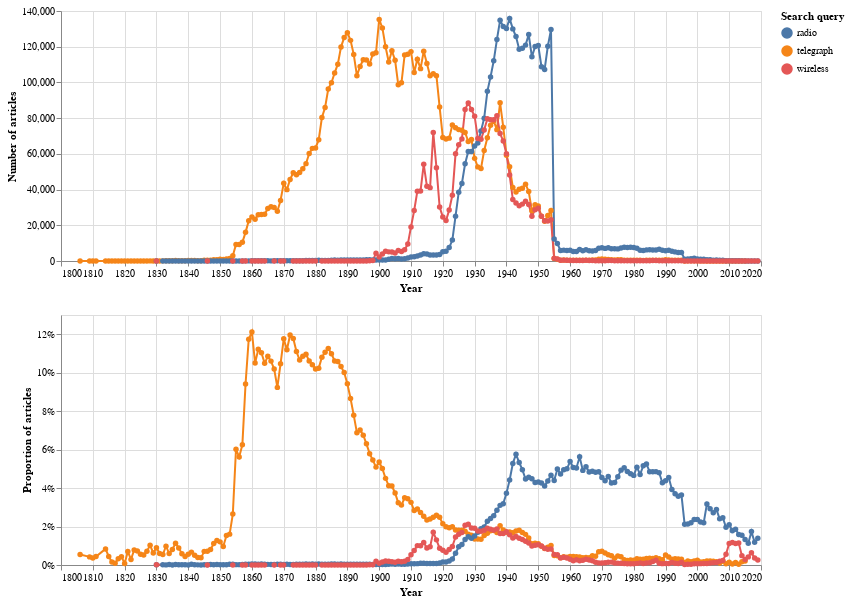

Notebook code for this chart:
### Markdown cell above
Let's use the new functions to create charts for our queries.

### Code cell
# Chart total results
chart3 = make_chart_totals(df_queries_merged, 'query', 'Search query')

# Chart proportions
chart4 = make_chart_proportions(df_queries_merged, 'query', 'Search query')

# Shorthand way of concatenating the two charts (note there's only one legend)
chart3 & chart4

### Figure 1 — Vega-Lite specification as saved in the notebook (floating-point values rounded to 4 significant figures; data arrays with more than 128 entries replaced by an {"elided": "..."} marker saying what was removed)
{"config": {"view": {"continuousWidth": 400, "continuousHeight": 300}}, "vconcat": [{"mark": {"type": "line", "point": true}, "encoding": {"color": {"type": "nominal", "field": "query", "legend": {"title": "Search query"}}, "tooltip": [{"type": "nominal", "field": "query", "title": "Search query"}, {"type": "quantitative", "field": "year", "title": "Year"}, {"type": "quantitative", "field": "total_results", "format": ",", "title": "Articles"}], "x": {"type": "quantitative", "axis": {"format": "c", "title": "Year"}, "field": "year"}, "y": {"type": "quantitative", "axis": {"format": ",d", "title": "Number of articles"}, "field": "total_results"}}, "height": 250, "width": 700}, {"mark": {"type": "line", "point": true}, "encoding": {"color": {"type": "nominal", "field": "query", "legend": {"title": "Search query"}}, "tooltip": [{"type": "nominal", "field": "query", "title": "Search query"}, {"type": "quantitative", "field": "year", "title": "Year"}, {"type": "quantitative", "field": "proportion", "format": "%", "title": "Proportion"}], "x": {"type": "quantitative", "axis": {"format": "c", "title": "Year"}, "field": "year"}, "y": {"type": "quantitative", "axis": {"format": "%", "title": "Proportion of articles"}, "field": "proportion", "stack": null}}, "height": 250, "width": 700}], "data": {"name": "data-5ce09edbdc915c1e15e7d4be63496771"}, "$schema": "https://vega.github.io/schema/vega-lite/v4.8.1.json", "datasets": {"data-5ce09edbdc915c1e15e7d4be63496771": {"elided": "554 records"}}}
